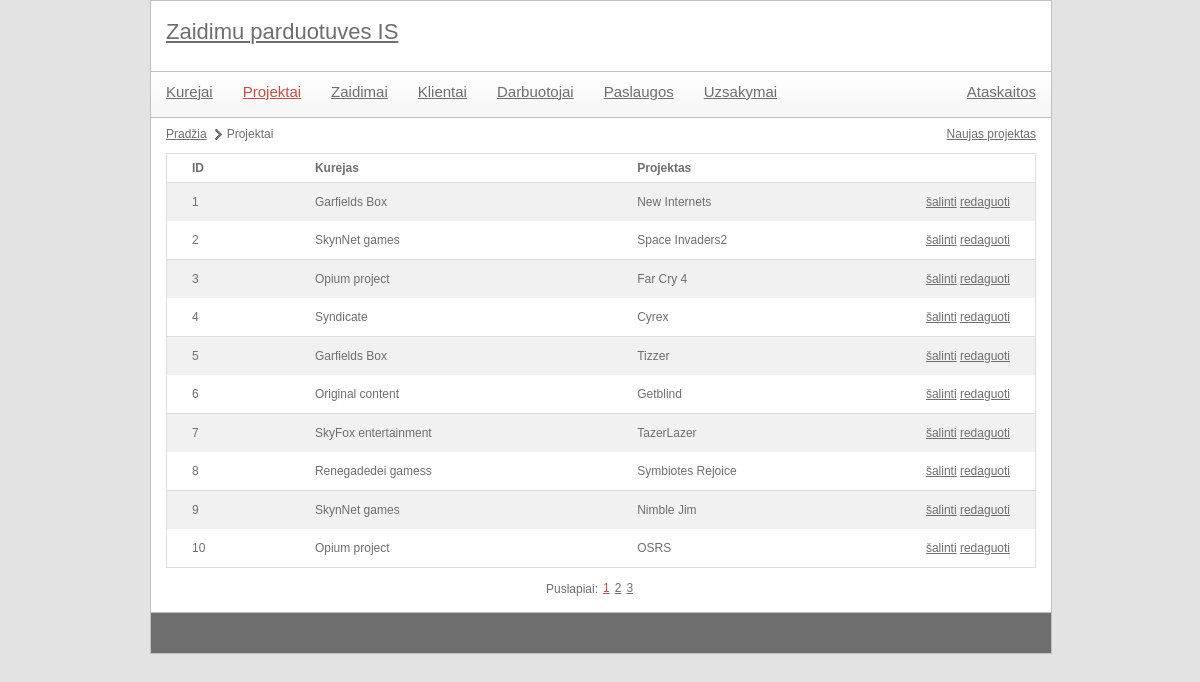
The page /index.php?module=project&action=list on the database its author committed.
### tables this page shows
CREATE TABLE `projektai` (
  `pavadinimas` varchar(20) NOT NULL,
  `id` int(11) NOT NULL,
  `fk_kurejas` int(11) NOT NULL
);

CREATE TABLE `kurejai` (
  `pavadinimas` varchar(20) NOT NULL,
  `id` int(11) NOT NULL
);

### controls/project_list.php (called while the page is built)
<?php
include 'libraries/projects.class.php';
$modelsObj = new projects();
$elementCount = $modelsObj->getModelListCount();
include 'utils/paging.class.php';
$paging = new paging(config::NUMBER_OF_ROWS_IN_PAGE);
$paging->process($elementCount, $pageId);
$data = $modelsObj->getModelList($paging->size, $paging->first);
include 'templates/project_list.tpl.php';
?>

### index.php (called while the page is built, shortened)
<?php
	include 'utils/mysql.class.php';
	if(isset($_GET['module'])) {
		$module = mysql::escape($_GET['module']);
	}
	include 'templates/main.tpl.php';
?>

### utils/mysql.class.php (called while the page is built, shortened)
<?php
class mysql {
    protected static $connection;
    public static function connect() {
		if(!isset(self::$connection)) {
            self::$connection = new mysqli(config::DB_SERVER, config::DB_USERNAME, config::DB_PASSWORD, config::DB_NAME);
        }
        return self::$connection;
    }
    public static function query($query) {
        $connection = mysql::connect();
        $result = $connection->query($query);
        return $result;
    }
    public static function select($query) {
        $rows = array();
        $result = mysql::query($query);
        while ($row = $result->fetch_assoc()) {
            $rows[] = $row;
        }
        return $rows;
    }
	public static function escape($field) {
		$connection =  mysql::connect();
		return mysqli_real_escape_string($connection, $field);
	}
}

### utils/paging.class.php (called while the page is built, shortened)
<?php
class paging {
	public $size;
	public function __construct($rowsPerPage) {
		$this->size = $rowsPerPage;
	}
	public function process($total, $currentPage) {
		$this->first = ($currentPage - 1) * $this->size;
	}
}
?>

### libraries/projects.class.php (called while the page is built, shortened)
<?php
class projects {
	private $kurejai_lentele = '';
	private $projektai_lentele = '';
	public function __construct() {
		$this->kurejai_lentele = config::DB_PREFIX . 'kurejai';
		$this->projektai_lentele = config::DB_PREFIX . 'projektai';
	}
	public function getModelList($limit = null, $offset = null) {
		$limitOffsetString = "";
		if(isset($limit)) {
			$limitOffsetString .= " LIMIT {$limit}";
			if(isset($offset)) {
				$limitOffsetString .= " OFFSET {$offset}";
			}
		}
		$query = "  SELECT `{$this->projektai_lentele}`.`id`,
						   `{$this->projektai_lentele}`.`pavadinimas`,
						    `{$this->kurejai_lentele}`.`pavadinimas` AS `kurejas`
					FROM `{$this->projektai_lentele}`
						LEFT JOIN `{$this->kurejai_lentele}`
							ON `{$this->projektai_lentele}`.`fk_kurejas`=`{$this->kurejai_lentele}`.`id`{$limitOffsetString}";
		$data = mysql::select($query);
		return $data;
	}
}

### templates/project_list.tpl.php (the view, shortened to what this page needs)
<ul id="pagePath">
	<li><a href="index.php">Pradžia</a></li>
	<li>Projektai</li>
</ul>
<div id="actions">
	<a href='index.php?module=<?php echo $module; ?>&action=create'>Naujas projektas</a>
</div>
<table class="listTable">
	<tr>
		<th>ID</th>
		<th>Kurejas</th>
		<th>Projektas</th>
		<th></th>
	</tr>
	<?php
		foreach($data as $key => $val) {
			echo
				"<tr>"
					. "<td>{$val['id']}</td>"
					. "<td>{$val['kurejas']}</td>"
					. "<td>{$val['pavadinimas']}</td>"
					. "<td>"
						. "<a href='#' onclick='showConfirmDialog(\"{$module}\", \"{$val['id']}\"); return false;' title=''>šalinti</a>&nbsp;"
						. "<a href='index.php?module={$module}&action=edit&id={$val['id']}' title=''>redaguoti</a>"
					. "</td>"
				. "</tr>";
		}
	?>
</table>
<?php
	include 'templates/paging.tpl.php';
?>

### style/main.css (style rules this page uses)
body { color: #6e6e6e; font-family: Verdana, Geneva, sans-serif; font-size: 12px; background-color: #e3e3e3; width: 900px; margin: 0px auto; }
a { color: #6e6e6e; }
#contentMain table { margin-top: 3px; width: 100%; border-collapse: collapse; border: 1px solid #ddd; }
#contentMain table th { text-align: left; padding: 8px 25px; font-weight: bold; }
#contentMain table th:last-child { width: 40px; }
#contentMain table th:first-child { border-top-left-radius: 5px; moz-border-top-left-radius: 5px; }
#contentMain table th:last-child { border-top-right-radius: 5px; moz-border-top-right-radius: 5px; }
#contentMain table.listTable tr:nth-child(even) { background-color: #f1f1f1; }
#contentMain table td { padding: 8px 25px; text-align: center; line-height: 22px; text-align: left; }
#contentMain table tr:last-child td:first-child { border-bottom-left-radius: 5px; moz-border-bottom-left-radius: 5px; }
#contentMain table tr:last-child td:last-child { border-bottom-right-radius: 5px; moz-border-bottom-right-radius: 5px; }
#contentMain table.listTable tr:nth-child(odd) { background-color: #fff; border-bottom: 1px solid #ddd; }
#contentMain #pagePath { margin: 10px 0px 10px 0px; display: block; float: left; }
#contentMain #pagePath li { float: left; display: block; margin-right: 5px; background: url(images/page-path-separator.png) center right no-repeat; padding-right: 15px; }
#contentMain #pagePath li:last-child { background: none; }
#contentMain #actions { float: right; margin: 10px 0px 0px 0px; }
#contentMain #actions a { margin-left: 7px; }

### rows shown on the page
projektai: id "1", fk_kurejas.pavadinimas "Garfields Box", pavadinimas "New Internets"
projektai: id "2", fk_kurejas.pavadinimas "SkynNet games", pavadinimas "Space Invaders2"
projektai: id "3", fk_kurejas.pavadinimas "Opium project", pavadinimas "Far Cry 4"
projektai: id "4", fk_kurejas.pavadinimas "Syndicate", pavadinimas "Cyrex"
projektai: id "5", fk_kurejas.pavadinimas "Garfields Box", pavadinimas "Tizzer"
projektai: id "6", fk_kurejas.pavadinimas "Original content", pavadinimas "Getblind"
projektai: id "7", fk_kurejas.pavadinimas "SkyFox entertainment", pavadinimas "TazerLazer"
projektai: id "8", fk_kurejas.pavadinimas "Renegadedei gamess", pavadinimas "Symbiotes Rejoice"
projektai: id "9", fk_kurejas.pavadinimas "SkynNet games", pavadinimas "Nimble Jim"
projektai: id "10", fk_kurejas.pavadinimas "Opium project", pavadinimas "OSRS"

### other values the page prints
$value['page'] "1"
$value['page'] "2"
$value['page'] "3"
